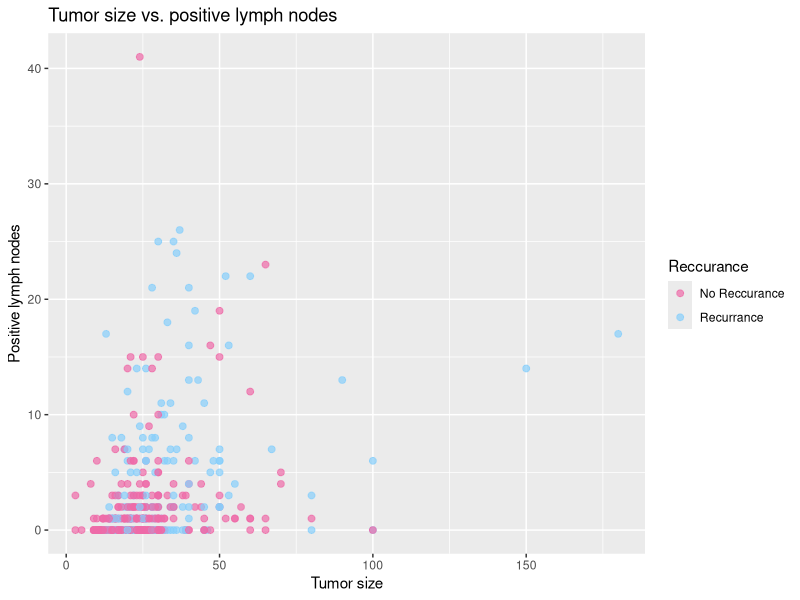

Source code (R): (Note: this script raises an error after producing the figure.)
## ---- chunk 1

library(tidyverse)
cleaned_df <- read_csv("cleaned_clinical_data.csv") %>%
  mutate(Reccurance = factor(RFS_BOOL, levels = c(0,1),
                             labels = c("No Reccurance", "Recurrance")))

ggplot(cleaned_df, aes(TUMOR_SIZE, LYMPH_NODES_EXAMINED_POSITIVE, color = Reccurance)) +
  geom_point(size = 2, alpha = 0.7) + scale_color_manual(values = c("hotpink2", "lightskyblue")) +
  labs(title = "Tumor size vs. positive lymph nodes",
       x = "Tumor size",
       y = "Positive lymph nodes")


## ---- chunk 2
# histograms

hist(cleaned_clinical_data$AGE_AT_DIAGNOSIS, main = "Distribution of Age at Breast Cancer Diagnosis", xlab = "Age at Diagnosis (Years)", ylab = "# of Patients", breaks = seq(20,100, by = 5), col = "cadetblue")

hist(cleaned_clinical_data$TUMOR_SIZE, main = "Distribution of Breast Tumor Sizes", xlab = "Tumor Size (mm)", ylab = "# of Patients", col = "cadetblue1")
